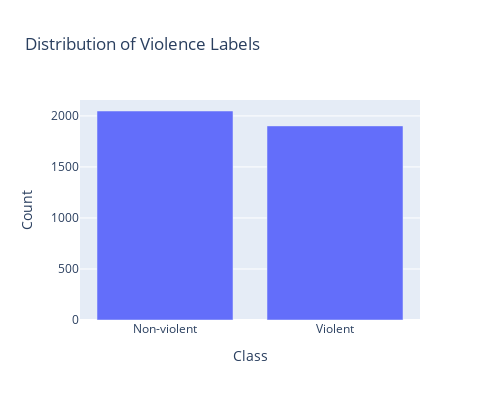

The cell this chart's notebook holds for it:
### Code cell
df = pd.read_csv(VIDEO_URLS_PATH)
# Count occurrences of each class
counts = df[LABEL_COLUMN].value_counts().sort_index()
counts.index = counts.index.map({0: "Non-violent", 1: "Violent"})

fig = px.bar(
    x=counts.index,
    y=counts.values,
    labels={"x": "Class", "y": "Count"},
    title="Distribution of Violence Labels",
    width=500,
    height=400,
)
fig.show()

### Figure 1 — Plotly figure (JSON) as saved in the notebook; plotly's stock layout.template omitted (floating-point values rounded to 4 significant figures)
{"data": [{"hovertemplate": "Class=%{x}<br>Count=%{y}<extra></extra>", "legendgroup": "", "marker": {"color": "#636efa", "pattern": {"shape": ""}}, "name": "", "orientation": "v", "showlegend": false, "textposition": "auto", "type": "bar", "x": ["Non-violent", "Violent"], "xaxis": "x", "y": [2048, 1902], "yaxis": "y"}], "layout": {"barmode": "relative", "height": 400, "legend": {"tracegroupgap": 0}, "title": {"text": "Distribution of Violence Labels"}, "width": 500, "xaxis": {"anchor": "y", "domain": [0, 1], "title": {"text": "Class"}}, "yaxis": {"anchor": "x", "domain": [0, 1], "title": {"text": "Count"}}}}
